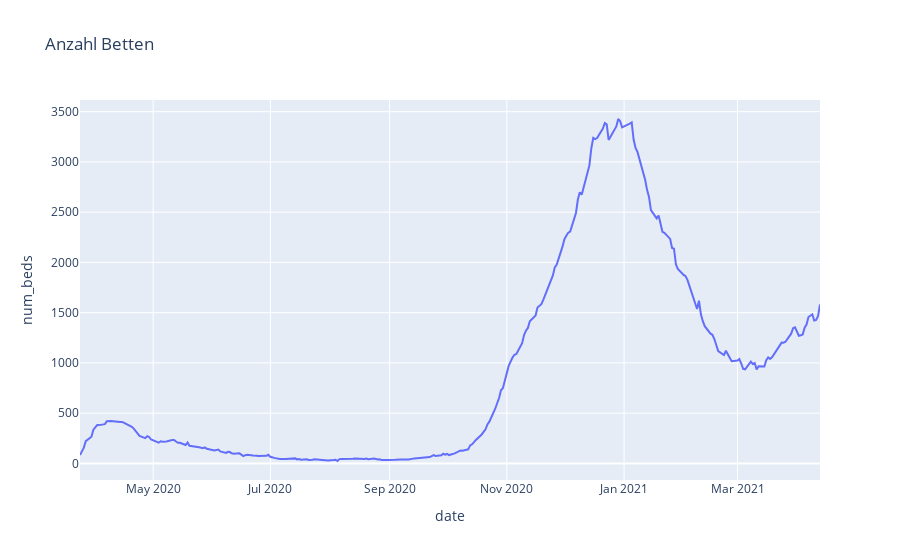

Notebook code for this chart:
### Code cell
fig = px.line(df, x="date", y="num_beds", title='Anzahl Betten')
fig.show()

### Figure 1 — Plotly figure (JSON) as saved in the notebook; plotly's stock layout.template omitted (floating-point values rounded to 4 significant figures; data arrays with more than 128 entries replaced by an {"elided": "..."} marker saying what was removed)
{"data": [{"hovertemplate": "date=%{x}<br>num_beds=%{y}<extra></extra>", "legendgroup": "", "line": {"color": "#636efa", "dash": "solid"}, "mode": "lines", "name": "", "orientation": "v", "showlegend": false, "type": "scatter", "x": {"elided": "271 str values"}, "xaxis": "x", "y": {"elided": "271 int values"}, "yaxis": "y"}], "layout": {"legend": {"tracegroupgap": 0}, "title": {"text": "Anzahl Betten"}, "xaxis": {"anchor": "y", "domain": [0, 1], "title": {"text": "date"}}, "yaxis": {"anchor": "x", "domain": [0, 1], "title": {"text": "num_beds"}}}}
